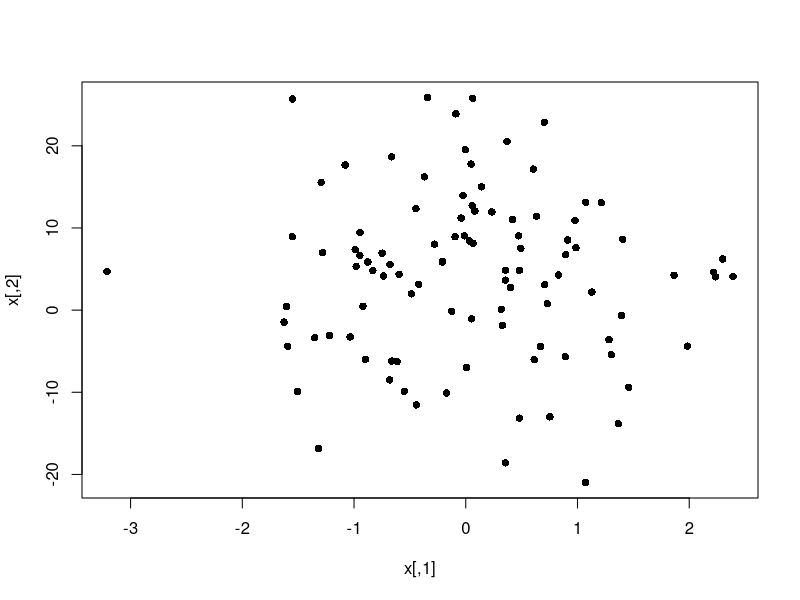

Here is the R script that generated this plot: (Note: this script raises an error after producing the figure.)
## ---- chunk 1
knitr::opts_chunk$set(echo = TRUE)
## ---- chunk 2
x= cbind(rnorm(100,0,1),rnorm(100,4,10))

plot(x,type="p",pch=16)

x2 = (x/10)+(x/sqrt(sum(x^2),"1"))

plot(x2,type="p",pch=16)
